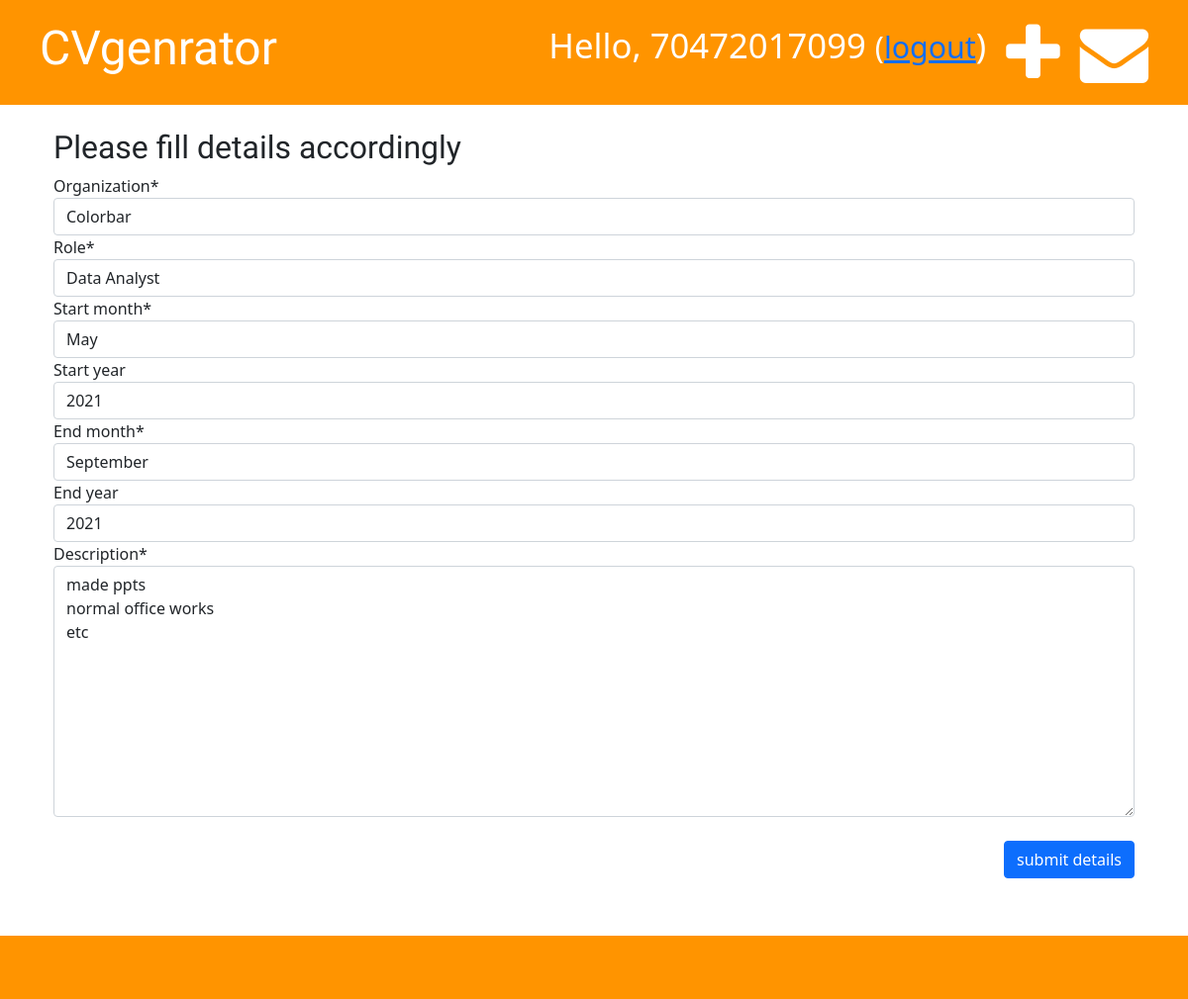
Screenshot of /cvg/cv/ind/1/edit/ (signed in) with the database file from the repository.
### cvg/models.py (models this page shows, shortened)
class Internships(models.Model):
    cv = models.ForeignKey('cvg.Cv', on_delete=models.CASCADE, related_name='internships')
    organization = models.CharField(max_length=20)
    role = models.CharField(max_length=20)
    start_month = models.CharField(max_length=10, choices=months, default='January')
    start_year = models.IntegerField(choices=years, blank=True, null=True)
    end_month = models.CharField(max_length=10, choices=months, default='January')
    end_year = models.IntegerField(choices=years, blank=True, null=True)
    description = models.TextField(max_length=200)
    approved = models.BooleanField(default=True)
    modified_date = models.DateTimeField(default=timezone.now)
    edited_by = models.CharField(max_length=11, blank=True, null=True)

### cvg/views.py (the view)
# urls.py: path('cv/ind/<int:pk>/edit/', views.edit_ind, name='edit_ind'),
@login_required
def edit_ind(request, pk):
    ind = get_object_or_404(Internships, pk=pk)
    if request.method == 'POST':
        form = Internshipsform(request.POST, instance=ind)
        if form.is_valid():
            ind = form.save(commit=False)
            ind.edited_by = str(request.user)
            ind.modified_date = timezone.now()
            ind.save()
            return redirect('cvg:cv_detail', pk=ind.cv.pk)
    else:
        form = Internshipsform(instance=ind)
    return render(request, 'cvg/form.html', {'form': form})

### cvg/forms.py
class Internshipsform(forms.ModelForm):
    class Meta:
        model = Internships
        exclude = ('cv', 'approved', 'edited_by', 'modified_date')

### cvg/templates/cvg/form.html (shortened to what this page needs)
{% extends 'cvg/base.html' %} {% block title %} Adding details! {% endblock %}
{% load crispy_forms_tags %}
{% block content %}
<div class="container pads">
    <h2>Please fill details accordingly</h2>
    <form class="cv-form-blog" method="POST">
        {{ form|crispy }}
        <br>
        <button type="submit" class="btn btn-primary">submit details</button>
    </form>
</div>
    <br>
    <br>
    <br>
{% endblock %}

### cvg/templates/cvg/base.html (shortened to what this page needs)
{% load static %}
<!DOCTYPE html>
<html lang="en">
<head>
    <link href="https://cdn.jsdelivr.net/npm/bootstrap@5.0.2/dist/css/bootstrap.min.css" rel="stylesheet"
        type="text/css">
    <link href="https://cdn.jsdelivr.net/npm/bootstrap@5.0.2/dist/css/bootstrap.min.css" rel="stylesheet"
>
    <link rel="stylesheet" href="https://cdnjs.cloudflare.com/ajax/libs/font-awesome/4.7.0/css/font-awesome.min.css">
    <link href="{% static 'cvg/style.css' %}" rel="stylesheet" type="text/css">
</head>
<body>
    <div class="page-header">
        {% if user.is_authenticated %}
        <a href="{% url 'cvg:cv_draft_list' %}" class="top-menu"><i class="fa fa-envelope fa-2x"></i></a>
        <a href="{% url 'cvg:cv_new' %}" class="top-menu"><i class="fa fa-plus fa-2x"></i></a>
        <p class="top-menu">Hello, {{user.username}} <small>(<a href="{% url 'logout' %}">logout</a></small>)</p>
        {% else %}
        <a href="{% url 'login' %}" class="top-menu"><i class="fa fa-sign-in fa-2x" aria-hidden="true"></i></a>
        {% endif %}
        <h1><a href="{% url 'cvg:cv_list' %}">CVgenrator</a></h1>
    </div>
    <br>
    <div class="container">
    {% block content %}
    {% endblock %}
    </div>
    <br>
    <div class="page-header">
    <br>
    </div>
</body>
</html>

### cvg/static/cvg/style.css (style rules this page uses)
.page-header { background-color: #ff9400; margin-top:0; padding: 20px 20px 20px 40px; }
.page-header h1, .page-header h1 a { color:white; font-size:36pt; text-decoration:none; }
h1, h2, h3, h4, h5, h6 { font-family: 'Tangerine', 'Inconsolata', 'Droid Sans', serif; }
.cv-form-blog textarea { width: 100%; }
.cv-form-blog .btn-primary { float: right; }
.top-menu { color: #ffffff; float: right; font-size: 26pt; margin-right: 20px; }

### rows the page displays
Internships: organization "Colorbar", role "Data Analyst", start_month "May", start_year "2021", end_month "September", end_year "2021", description "made ppts normal office works etc"

### other values shown
{{ user.username }} "70472017099"
